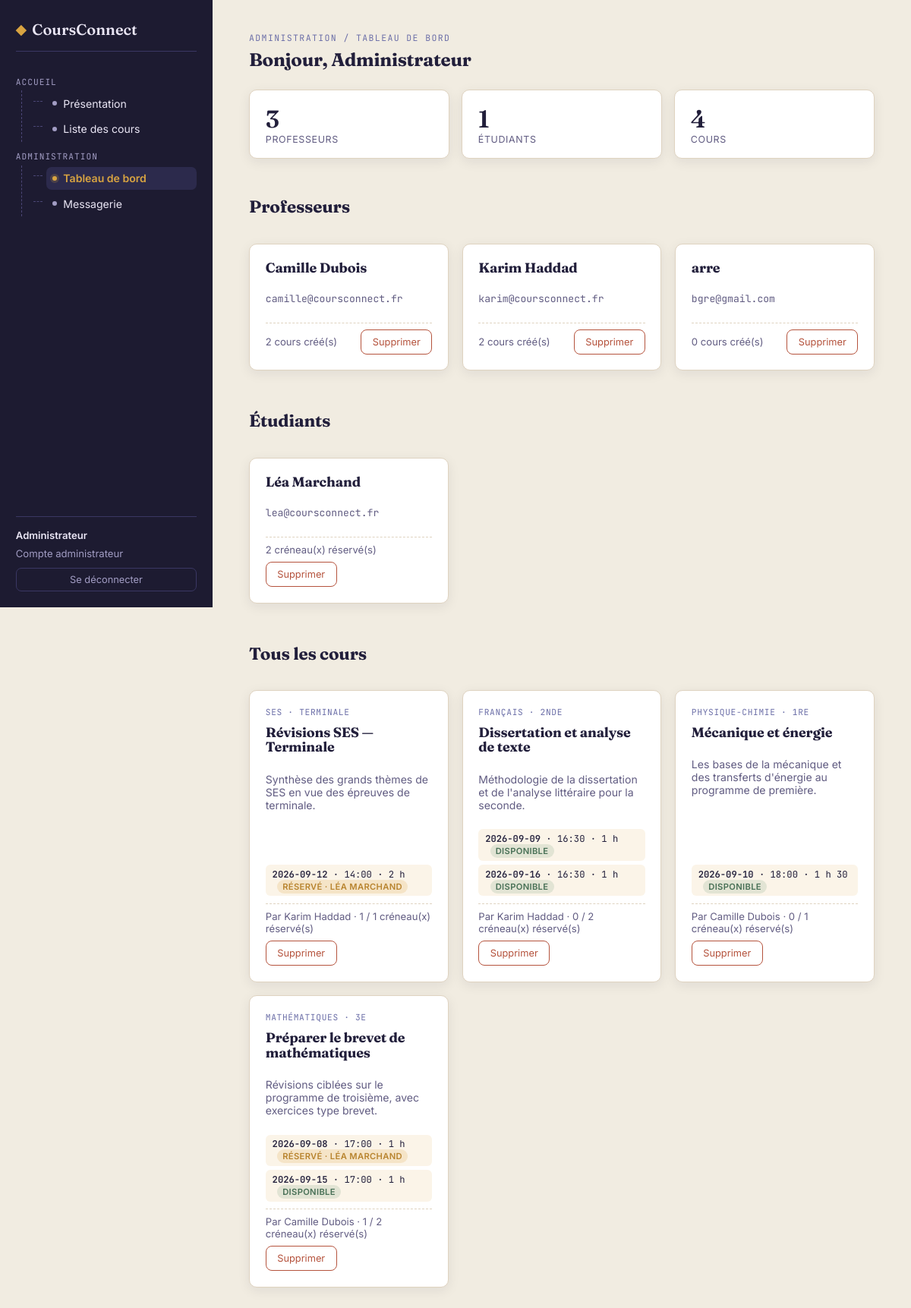
Page /admin/tableau-de-bord (signed in) on the committed database.
### tables this page shows
CREATE TABLE users(
            id INTEGER PRIMARY KEY AUTOINCREMENT,
            name TEXT NOT NULL,
            email TEXT UNIQUE NOT NULL,
            password_hash TEXT NOT NULL,
            role TEXT NOT NULL CHECK(role IN ('admin', 'prof', 'etudiant')),
            bio TEXT,
            photo TEXT
        );

CREATE TABLE courses(
            id INTEGER PRIMARY KEY AUTOINCREMENT,
            title TEXT NOT NULL,
            subject TEXT NOT NULL,
            level TEXT NOT NULL,
            description TEXT NOT NULL,
            teacher_id INTEGER NOT NULL REFERENCES users(id) ON DELETE CASCADE
        );

CREATE TABLE slots(
            id INTEGER PRIMARY KEY AUTOINCREMENT,
            course_id INTEGER NOT NULL REFERENCES courses(id) ON DELETE CASCADE,
            slot_date TEXT NOT NULL,
            slot_time TEXT NOT NULL,
            duration_minutes INTEGER NOT NULL,
            reserved_by INTEGER REFERENCES users(id) ON DELETE SET NULL,
            student_notes TEXT
        );

### app.py (the view)
@app.route("/admin/tableau-de-bord")
@login_required(role="admin")
def admin_dashboard():
    db = get_db()
    profs = db.execute(
        """
        SELECT u.*, (SELECT COUNT(*) FROM courses c WHERE c.teacher_id = u.id) AS course_count
        FROM users u WHERE u.role = 'prof' ORDER BY u.name
        """
    ).fetchall()
    etudiants = db.execute(
        """
        SELECT u.*, (SELECT COUNT(*) FROM slots sl WHERE sl.reserved_by = u.id) AS course_count
        FROM users u WHERE u.role = 'etudiant' ORDER BY u.name
        """
    ).fetchall()
    courses_rows = db.execute(
        """
        SELECT c.*, u.name AS teacher_name
        FROM courses c
        JOIN users u ON u.id = c.teacher_id
        ORDER BY c.id DESC
        """
    ).fetchall()
    return render_template(
        "admin_dashboard.html",
        profs=profs,
        etudiants=etudiants,
        courses=courses_rows,
        slots_map=get_slots_map(db, [c["id"] for c in courses_rows]),
    )

### app.py (called while the page is built, shortened)
def get_db():
    if "db" not in g:
        g.db = sqlite3.connect(DB_PATH)
        g.db.row_factory = sqlite3.Row
        g.db.execute("PRAGMA foreign_keys = ON")
    return g.db

def get_slots_map(db, course_ids):
    if not course_ids:
        return {}
    placeholders = ",".join("?" for _ in course_ids)
    rows = db.execute(
        f"""
        SELECT sl.*, u.name AS student_name
        FROM slots sl
        LEFT JOIN users u ON u.id = sl.reserved_by
        WHERE sl.course_id IN ({placeholders})
        ORDER BY sl.slot_date, sl.slot_time
        """,
        list(course_ids),
    ).fetchall()
    slots_map = {cid: [] for cid in course_ids}
    for r in rows:
        slots_map[r["course_id"]].append(r)
    return slots_map

@app.template_filter("duree_lisible")
def duree_lisible(minutes):
    minutes = int(minutes)
    h, m = divmod(minutes, 60)
    if h and m:
        return f"{h} h {m:02d}"
    if h:
        return f"{h} h"
    return f"{m} min"

def current_user():
    user_id = session.get("user_id")
    if not user_id:
        return None
    return get_db().execute("SELECT * FROM users WHERE id = ?", (user_id,)).fetchone()

@app.context_processor
def inject_current_user():
    return {"current_user": current_user()}

def login_required(role=None):
    def decorator(view):
        @wraps(view)
        def wrapped(*args, **kwargs):
            user = current_user()
            return view(*args, **kwargs)
        return wrapped
    return decorator

@app.context_processor
def inject_unread_total():
    user = current_user()
    if user and user["role"] in ("prof", "etudiant"):
        total = get_db().execute(
            "SELECT COUNT(*) FROM messages WHERE recipient_id = ? AND read_at IS NULL",
            (user["id"],),
        ).fetchone()[0]
        return {"unread_messages_total": total}
    return {"unread_messages_total": 0}

### templates/admin_dashboard.html
{% extends "base.html" %}
{% import "_macros.html" as macros %}
{% block content %}
  <span class="eyebrow">Administration / Tableau de bord</span>
  <h2 style="font-size:1.5rem;margin:0 0 1.6rem;">Bonjour, {{ current_user['name'] }}</h2>
  <div class="stats-row">
    <div class="card stat-card"><div class="stat-num">{{ profs|length }}</div><div class="stat-label">Professeurs</div></div>
    <div class="card stat-card"><div class="stat-num">{{ etudiants|length }}</div><div class="stat-label">Étudiants</div></div>
    <div class="card stat-card"><div class="stat-num">{{ courses|length }}</div><div class="stat-label">Cours</div></div>
  </div>
  <div class="section-title"><h2>Professeurs</h2></div>
  {% if profs %}
  <div class="course-grid">
    {% for p in profs %}
    <div class="card course-card">
      <h3>{{ p['name'] }}</h3>
      <p class="course-desc mono" style="font-size:0.82rem;">{{ p['email'] }}</p>
      <div class="course-meta">
        <span>{{ p['course_count'] }} cours créé(s)</span>
        <form method="post" action="{{ url_for('admin_supprimer_utilisateur', user_id=p['id']) }}"
              onsubmit="return confirm('Supprimer ce professeur ? Tous ses cours seront aussi supprimés.');">
          <button class="btn-danger-outline">Supprimer</button>
        </form>
      </div>
    </div>
    {% endfor %}
  </div>
  {% else %}
  <div class="empty-state">Aucun professeur pour le moment.</div>
  {% endif %}
  <div class="section-title" style="margin-top:2.2rem;"><h2>Étudiants</h2></div>
  {% if etudiants %}
  <div class="course-grid">
    {% for s in etudiants %}
    <div class="card course-card">
      <h3>{{ s['name'] }}</h3>
      <p class="course-desc mono" style="font-size:0.82rem;">{{ s['email'] }}</p>
      <div class="course-meta">
        <span>{{ s['course_count'] }} créneau(x) réservé(s)</span>
        <form method="post" action="{{ url_for('admin_supprimer_utilisateur', user_id=s['id']) }}"
              onsubmit="return confirm('Supprimer cet étudiant ?');">
          <button class="btn-danger-outline">Supprimer</button>
        </form>
      </div>
    </div>
    {% endfor %}
  </div>
  {% else %}
  <div class="empty-state">Aucun étudiant pour le moment.</div>
  {% endif %}
  <div class="section-title" style="margin-top:2.2rem;"><h2>Tous les cours</h2></div>
  {% if courses %}
  <div class="course-grid">
    {% for c in courses %}
    <div class="card course-card">
      <span class="course-cat">{{ c['subject'] }} · {{ c['level'] }}</span>
      <h3>{{ c['title'] }}</h3>
      <p class="course-desc">{{ c['description'] }}</p>
      {% set course_slots = slots_map.get(c['id'], []) %}
      {{ macros.slot_list(course_slots) }}
      <div class="course-meta">
        <span>Par {{ c['teacher_name'] }} · {{ course_slots|selectattr('reserved_by')|list|length }} / {{ course_slots|length }} créneau(x) réservé(s)</span>
        <form method="post" action="{{ url_for('admin_supprimer_cours', course_id=c['id']) }}"
              onsubmit="return confirm('Supprimer ce cours ?');">
          <button class="btn-danger-outline">Supprimer</button>
        </form>
      </div>
    </div>
    {% endfor %}
  </div>
  {% else %}
  <div class="empty-state">Aucun cours pour le moment.</div>
  {% endif %}
{% endblock %}

### templates/base.html (shortened to what this page needs)
<!DOCTYPE html>
<html lang="fr">
<head>
<link rel="stylesheet" href="{{ url_for('static', filename='style.css') }}">
</head>
<body>
<div class="app-shell">
<aside class="sidebar" id="sidebar">
<div class="brand"><span class="brand-mark">◆</span>CoursConnect</div>
<ul class="tree">
<li>
<span class="tree-group">Accueil</span>
<ul>
<li><a class="tree-link {{ 'active' if request.endpoint=='presentation' else '' }}" href="{{ url_for('presentation') }}"><span class="dot"></span>Présentation</a></li>
<li><a class="tree-link {{ 'active' if request.endpoint=='cours' else '' }}" href="{{ url_for('cours') }}"><span class="dot"></span>Liste des cours</a></li>
</ul>
</li>
{% if current_user and current_user['role'] == 'admin' %}
<li>
<span class="tree-group">Administration</span>
<ul>
<li><a class="tree-link {{ 'active' if request.endpoint=='admin_dashboard' else '' }}" href="{{ url_for('admin_dashboard') }}"><span class="dot"></span>Tableau de bord</a></li>
<li><a class="tree-link {{ 'active' if request.endpoint in ['admin_messagerie','admin_messagerie_thread'] else '' }}" href="{{ url_for('admin_messagerie') }}"><span class="dot"></span>Messagerie</a></li>
</ul>
</li>
{% endif %}
</ul>
<div class="session-box">
{% if current_user %}
<span class="who">{{ current_user['name'] }}</span>
<span style="display:block;margin-bottom:0.7rem;">{{ 'Compte professeur' if current_user['role']=='prof' else ('Compte étudiant' if current_user['role']=='etudiant' else 'Compte administrateur') }}</span>
<a class="btn-ghost-light" href="{{ url_for('deconnexion') }}">Se déconnecter</a>
{% else %}
<span style="display:block;margin-bottom:0.7rem;">Non connecté(e)</span>
<a class="btn-ghost-light" href="{{ url_for('connexion') }}">Se connecter</a>
{% endif %}
</div>
</aside>
<main class="content">
{% block content %}{% endblock %}
</main>
</div>
</body>
</html>

### templates/_macros.html (shortened to what this page needs)
{% macro slot_list(slots) %}
  {% if slots %}
    <ul class="slot-list">
      {% for s in slots %}
        <li>
          <span class="slot-date">{{ s['slot_date'] }}</span> · {{ s['slot_time'] }} · {{ s['duration_minutes']|duree_lisible }}
          {% if s['reserved_by'] %}
            <span class="slot-status slot-status-reserved">Réservé{{ ' · ' + s['student_name'] if s['student_name'] else '' }}</span>
          {% else %}
            <span class="slot-status slot-status-dispo">Disponible</span>
          {% endif %}
        </li>
      {% endfor %}
    </ul>
  {% else %}
    <p class="slot-empty">Aucun créneau programmé.</p>
  {% endif %}
{% endmacro %}

### rows in the picture
users: name "Administrateur", role "Compte administrateur"
users: name "Camille Dubois", email "camille@coursconnect.fr", course_count "2"
users: name "Karim Haddad", email "karim@coursconnect.fr", course_count "2"
users: name "arre", email "bgre@gmail.com", course_count "0"
users: name "Léa Marchand", email "lea@coursconnect.fr", course_count "2", name "· LÉA MARCHAND"
courses: subject "SES", level "TERMINALE", title "Révisions SES — Terminale", description "Synthèse des grands thèmes de SES en vue des épreuves de terminale.", teacher_name "Karim Haddad", course_slots "1"
slots: slot_date "2026-09-12", slot_time "14:00", duration_minutes|duree_lisible "2 h"
courses: subject "FRANÇAIS", level "2NDE", title "Dissertation et analyse de texte", description "Méthodologie de la dissertation et de l'analyse littéraire pour la seconde.", teacher_name "Karim Haddad", course_slots "0", course_slots "2"
slots: slot_date "2026-09-09", slot_time "16:30", duration_minutes|duree_lisible "1 h", shows "DISPONIBLE"
slots: slot_date "2026-09-16", slot_time "16:30", duration_minutes|duree_lisible "1 h", shows "DISPONIBLE"
courses: subject "PHYSIQUE-CHIMIE", level "1RE", title "Mécanique et énergie", description "Les bases de la mécanique et des transferts d'énergie au programme de première.", teacher_name "Camille Dubois", course_slots "0", course_slots "1"
slots: slot_date "2026-09-10", slot_time "18:00", duration_minutes|duree_lisible "1 h 30", shows "DISPONIBLE"
courses: subject "MATHÉMATIQUES", level "3E", title "Préparer le brevet de mathématiques", description "Révisions ciblées sur le programme de troisième, avec exercices type brevet.", teacher_name "Camille Dubois", course_slots "1", course_slots "2"
slots: slot_date "2026-09-08", slot_time "17:00", duration_minutes|duree_lisible "1 h"
slots: slot_date "2026-09-15", slot_time "17:00", duration_minutes|duree_lisible "1 h", shows "DISPONIBLE"

### other values in the picture
{{ profs|length }} "3"
{{ etudiants|length }} "1"
{{ courses|length }} "4"
